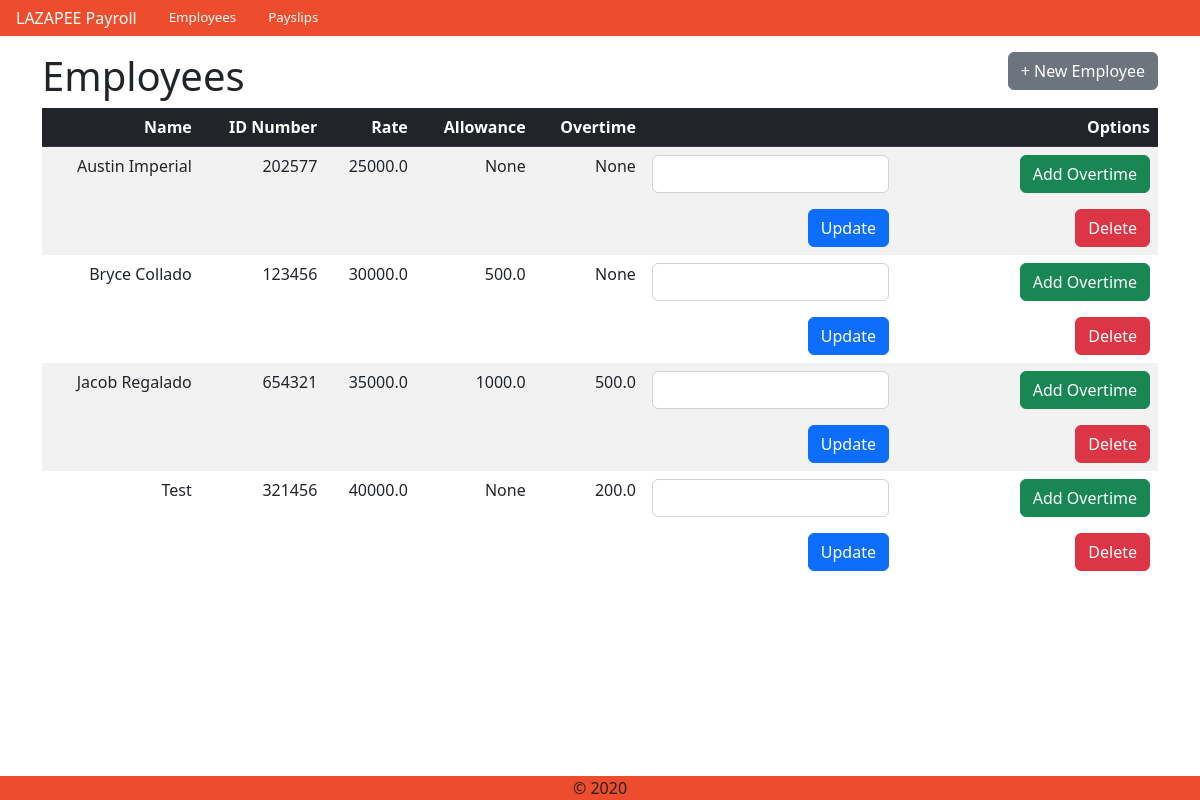
Before: / with the older database file.
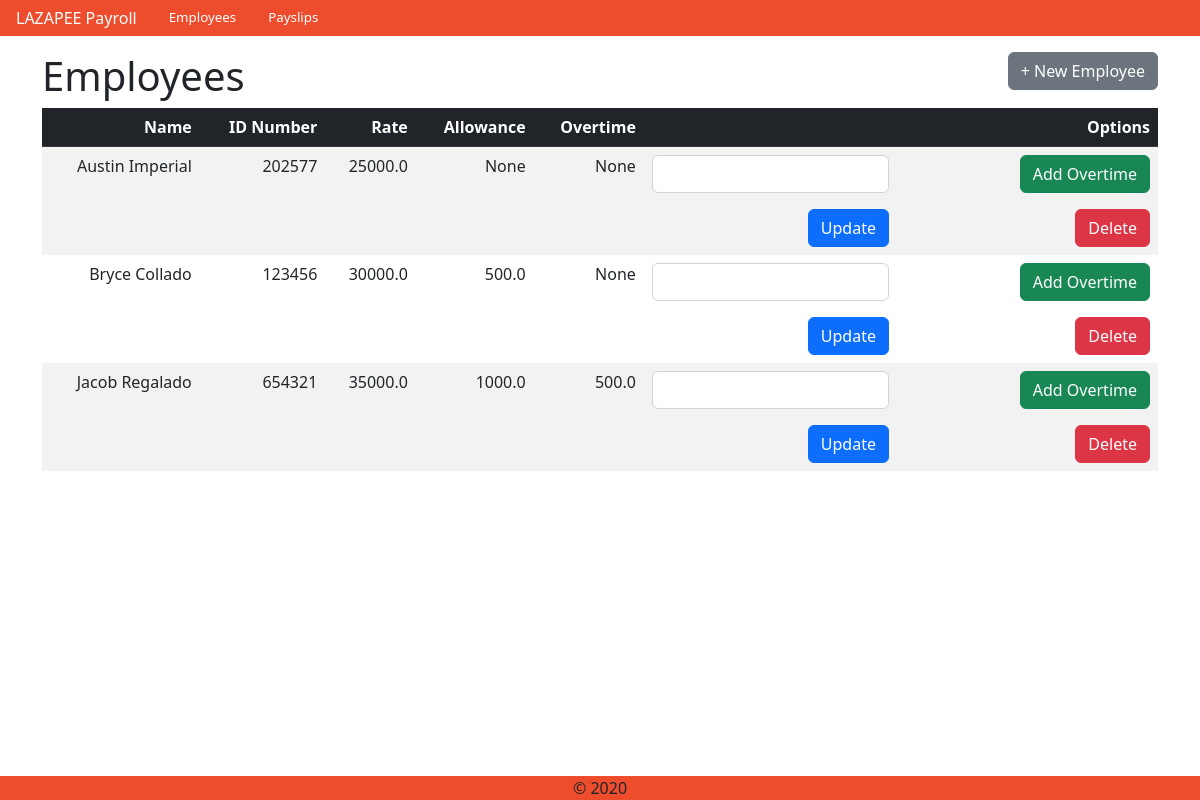
After: the same page with the newer database file.
### payroll_app/models.py (models this page shows, shortened)
class Employee(models.Model):
    name = models.CharField(max_length=300)
    id_number = models.CharField(max_length=300, primary_key=True)
    rate = models.FloatField()
    overtime_pay = models.FloatField(null=True, blank=True)
    allowance = models.FloatField(null=True, blank=True)
    objects = models.Manager()

### payroll_app/views.py (the view)
# urls.py: path('', views.employees, name="employees"),
def employees(request):
    employee_objs = Employee.objects.all()
    return render(request, 'payroll_app/employees.html',
                  {'employees': employee_objs})

### payroll_app/templates/payroll_app/employees.html
{% extends 'payroll_app/base.html' %}
{% load static %}
{% block content %}
<div class="container text-center py-3">
<div class="row">
    <div class="col-6" style="text-align:left">
        <h1>Employees</h1>
    </div>
    <div class="col-6" style="text-align:right">
        <a href="{% url 'create_employee' %}" type="button" class="btn btn-secondary"> + New Employee </a>
    </div>
</div>
<table class="table table-striped table-hover mb-5" style="text-align:right">
    <thead class="table-dark">
        <th scope="col"> Name </th>
        <th scope="col"> ID Number </th>
        <th scope="col"> Rate </th>
        <th scope="col"> Allowance </th>
        <th scope="col"> Overtime </th>
        <th scope="col"> Options</th>
    </thead>
    <tbody>
        {% for e in employees %}
        <tr>
            <td> {{ e.name }} </td>
            <td> {{ e.id_number }} </td>
            <td> {{ e.rate }} </td>
            <td> {{ e.allowance }} </td>
            <td> {{ e.overtime_pay }} </td>
            <td>
                <form method="POST" action="{% url 'employees' %}"> {% csrf_token %}
                    <div class="row">
                      <div class="col-6">
                        <input type="number" id="addOvertime" name="addOvertime" class="form-control">
                      </div>
                      <div class="col-6">
                        <a href="" type="button" class="btn btn-success"> Add Overtime </a>
                      </div>
                    </div>
                </form>
                <div class="row">
                    <div class="col-6" style="text-align:right">
                        <a href="{% url 'update_employee' pk=e.pk %}" type="button" class="btn btn-primary"> Update </a>
                    </div>
                    <div class="col-6">
                        <a href="{% url 'delete_employee' pk=e.pk %}" type="button" class="btn btn-danger"> Delete </a>
                    </div>
                </div>
            </td>
        </tr>
        {% endfor %}
    </tbody>
</table>
</div>
{% endblock %}

### payroll_app/templates/payroll_app/base.html (shortened to what this page needs)
{% load static %}
<link rel="stylesheet" href="{% static '/bootstrap/css/bootstrap.min.css' %}">
<link rel="stylesheet" href="{% static '/bootstrap/css/custom.css' %}">
<nav class="nav" style="background-color: #EE4D2D;">
        <a class="navbar-brand" href="">LAZAPEE Payroll</span> </a>
        <a class="nav-link" href="{% url 'employees' %}">Employees</a>
        <a class="nav-link" href="{% url 'payslips' %}">Payslips</a>
</nav>
        {% block content %}
        {% endblock %}
<footer class="footer bg-custom fixed-bottom" style="background-color: #EE4D2D;">
    <div class="container">&copy; 2020</div>
</footer>

Changed rows visible on the page:
removed Employee: name "Test", id_number "321456", rate "40000.0", allowance "None", overtime_pay "200.0"
